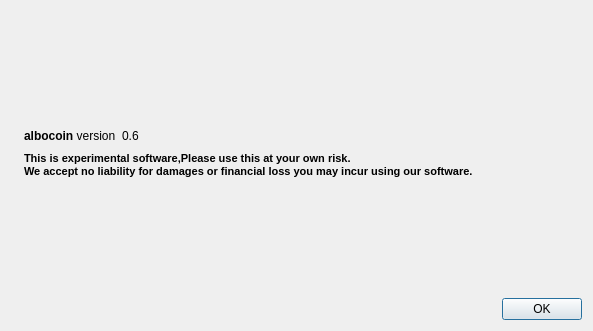
<?xml version="1.0" encoding="UTF-8"?>
<ui version="4.0">
 <class>AboutDialog</class>
 <widget class="QDialog" name="AboutDialog">
  <property name="geometry">
   <rect>
    <x>0</x>
    <y>0</y>
    <width>593</width>
    <height>331</height>
   </rect>
  </property>
  <property name="windowTitle">
   <string>About albocoin</string>
  </property>
  <layout class="QHBoxLayout" name="horizontalLayout_2">
   <item>
    <widget class="QLabel" name="label_4">
     <property name="sizePolicy">
      <sizepolicy hsizetype="Preferred" vsizetype="Ignored">
       <horstretch>0</horstretch>
       <verstretch>0</verstretch>
      </sizepolicy>
     </property>
     <property name="pixmap">
      <pixmap resource="../bitcoin.qrc">:/images/about</pixmap>
     </property>
    </widget>
   </item>
   <item>
    <layout class="QVBoxLayout" name="verticalLayout_2">
     <item>
      <spacer name="verticalSpacer_2">
       <property name="orientation">
        <enum>Qt::Vertical</enum>
       </property>
       <property name="sizeHint" stdset="0">
        <size>
         <width>20</width>
         <height>40</height>
        </size>
       </property>
      </spacer>
     </item>
     <item>
      <layout class="QHBoxLayout" name="horizontalLayout">
       <item>
        <widget class="QLabel" name="label">
         <property name="cursor">
          <cursorShape>IBeamCursor</cursorShape>
         </property>
         <property name="text">
          <string>&lt;b&gt;albocoin&lt;/b&gt; version</string>
         </property>
         <property name="textInteractionFlags">
          <set>Qt::LinksAccessibleByMouse|Qt::TextSelectableByKeyboard|Qt::TextSelectableByMouse</set>
         </property>
        </widget>
       </item>
       <item>
        <widget class="QLabel" name="versionLabel">
         <property name="cursor">
          <cursorShape>IBeamCursor</cursorShape>
         </property>
         <property name="text">
          <string notr="true">&lt;html&gt;&lt;head/&gt;&lt;body&gt;&lt;p&gt;0.6&lt;/p&gt;&lt;/body&gt;&lt;/html&gt;</string>
         </property>
         <property name="textFormat">
          <enum>Qt::RichText</enum>
         </property>
         <property name="textInteractionFlags">
          <set>Qt::LinksAccessibleByMouse|Qt::TextSelectableByKeyboard|Qt::TextSelectableByMouse</set>
         </property>
        </widget>
       </item>
       <item>
        <spacer name="horizontalSpacer">
         <property name="orientation">
          <enum>Qt::Horizontal</enum>
         </property>
         <property name="sizeHint" stdset="0">
          <size>
           <width>40</width>
           <height>20</height>
          </size>
         </property>
        </spacer>
       </item>
      </layout>
     </item>
     <item>
      <widget class="QLabel" name="label_2">
       <property name="cursor">
        <cursorShape>IBeamCursor</cursorShape>
       </property>
       <property name="text">
        <string>&lt;!DOCTYPE HTML PUBLIC &quot;-//W3C//DTD HTML 4.0//EN&quot; &quot;http://www.w3.org/TR/REC-html40/strict.dtd&quot;&gt;
&lt;html&gt;&lt;head&gt;&lt;meta name=&quot;qrichtext&quot; content=&quot;1&quot; /&gt;&lt;style type=&quot;text/css&quot;&gt;
p, li { white-space: pre-wrap; }
&lt;/style&gt;&lt;/head&gt;&lt;body style=&quot; font-family:'MS Shell Dlg 2'; font-size:8pt; font-weight:400; font-style:normal;&quot;&gt;
&lt;p style=&quot; margin-top:0px; margin-bottom:0px; margin-left:0px; margin-right:0px; -qt-block-indent:0; text-indent:0px;&quot;&gt;&lt;span style=&quot; font-weight:600;&quot;&gt;This is experimental software,Please use this at your own risk. &lt;br /&gt;We accept no liability for damages or financial loss you may incur using our software.&lt;/span&gt;&lt;/p&gt;&lt;/body&gt;&lt;/html&gt;</string>
       </property>
       <property name="wordWrap">
        <bool>true</bool>
       </property>
       <property name="textInteractionFlags">
        <set>Qt::LinksAccessibleByMouse|Qt::TextSelectableByKeyboard|Qt::TextSelectableByMouse</set>
       </property>
      </widget>
     </item>
     <item>
      <spacer name="verticalSpacer">
       <property name="orientation">
        <enum>Qt::Vertical</enum>
       </property>
       <property name="sizeHint" stdset="0">
        <size>
         <width>20</width>
         <height>40</height>
        </size>
       </property>
      </spacer>
     </item>
     <item>
      <widget class="QDialogButtonBox" name="buttonBox">
       <property name="orientation">
        <enum>Qt::Horizontal</enum>
       </property>
       <property name="standardButtons">
        <set>QDialogButtonBox::Ok</set>
       </property>
      </widget>
     </item>
    </layout>
   </item>
  </layout>
 </widget>
 <resources>
  <include location="../bitcoin.qrc"/>
 </resources>
 <connections>
  <connection>
   <sender>buttonBox</sender>
   <signal>accepted()</signal>
   <receiver>AboutDialog</receiver>
   <slot>accept()</slot>
   <hints>
    <hint type="sourcelabel">
     <x>360</x>
     <y>308</y>
    </hint>
    <hint type="destinationlabel">
     <x>157</x>
     <y>274</y>
    </hint>
   </hints>
  </connection>
  <connection>
   <sender>buttonBox</sender>
   <signal>rejected()</signal>
   <receiver>AboutDialog</receiver>
   <slot>reject()</slot>
   <hints>
    <hint type="sourcelabel">
     <x>428</x>
     <y>308</y>
    </hint>
    <hint type="destinationlabel">
     <x>286</x>
     <y>274</y>
    </hint>
   </hints>
  </connection>
 </connections>
</ui>
